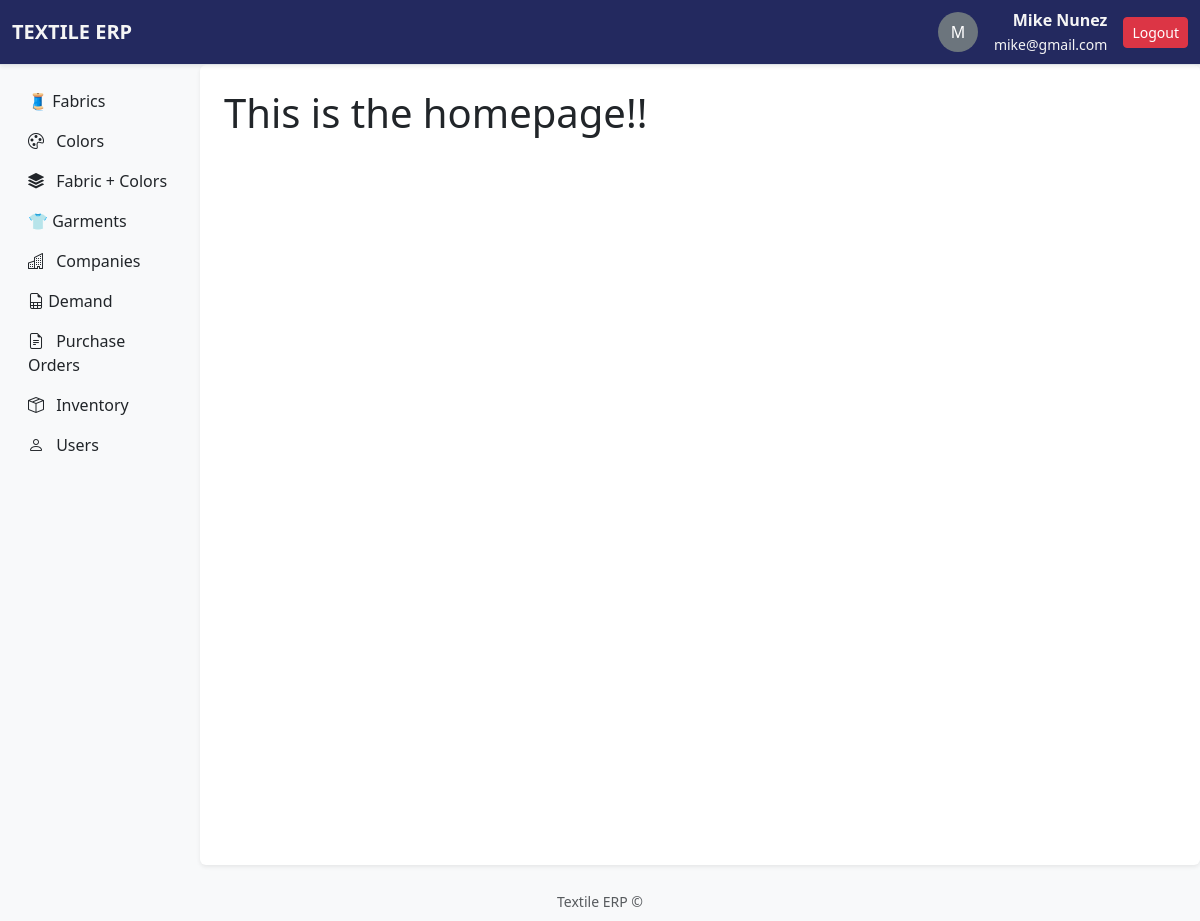
Screenshot of / (signed in) with the database file from the repository.
### apps/users/models.py (models this page shows, shortened)
class CustomUser(AbstractUser):
    username = None
    email = models.EmailField(unique=True)
    USERNAME_FIELD = "email"   # login is with email
    REQUIRED_FIELDS = []       #
    objects = CustomUserManager()  # use manager

### apps/home/views.py (the view)
# urls.py: 2. Add a URL to urlpatterns:  path('', views.home, name='home')
@never_cache
@login_required
def home(request):
    return render(request, "home/home.html", {})

### apps/home/templates/home/home.html (shortened to what this page needs)
{% extends 'base.html'%}
{% block content %}
<h1>This is the homepage!!</h1>
{% endblock %}

### templates/base.html (shortened to what this page needs)
{% load static %}
<!DOCTYPE html>
<html lang="es">
<head>
  <link href="https://cdn.jsdelivr.net/npm/bootstrap@5.3.2/dist/css/bootstrap.min.css" rel="stylesheet">
  <link rel="stylesheet" href="https://cdn.jsdelivr.net/npm/bootstrap-icons@1.11.3/font/bootstrap-icons.css">
  <link rel="stylesheet" href="{% static 'css/base.css' %}">
</head>
<body class="bg-light">
  <nav class="navbar navbar-expand-lg border-bottom shadow-sm">
    <div class="container-fluid">
      <a class="navbar-brand fw-bold" href="{% url 'home:home' %}">TEXTILE ERP</a>
      <div class="d-flex align-items-center ms-auto">
        {% if user.is_authenticated %}
        <div class="d-flex align-items-center gap-3">
          <div class="rounded-circle bg-secondary text-white d-flex justify-content-center align-items-center"
            style="width:40px; height:40px;">
            {{ user.get_full_name|slice:":1"|upper }}
          </div>
          <div class="text-end">
            <strong>{{ user.get_full_name }}</strong><br>
            <small class="">{{ user.email }}</small>
          </div>
          <form method="post" action="{% url 'users:logout_view' %}">
            <button class="btn btn-danger btn-sm">Logout</button>
          </form>
        </div>
        {% endif %}
      </div>
    </div>
  </nav>
  <div class="container-fluid">
    <div class="row">
      <nav class="col-md-2 d-md-block bg-light sidebar vh-100">
        <div class="list-group list-group-flush mt-3">
          <a href="{% url 'fabrics:fabrics_list' %}"
            class="list-group-item list-group-item-action {% if '/fabrics/' in request.path and not '/fabriccolors/' in request.path %}active{% endif %}">
            🧵 Fabrics
          </a>
          <a href="{% url 'colors:colors_list' %}"
            class="list-group-item list-group-item-action {% if '/colors/' in request.path %}active{% endif %}">
            <i class="bi bi-palette me-2"></i> Colors
          </a>
          <a href="{% url 'fabrics:fabriccolors_list' %}"
            class="list-group-item list-group-item-action {% if '/fabriccolors/' in request.path %}active{% endif %}">
            <i class="bi bi-stack me-2"></i> Fabric + Colors
          </a>
          <a href="{% url 'garments:garments_list' %}"
            class="list-group-item list-group-item-action {% if '/garments/' in request.path %}active{% endif %}">
            👕 Garments
          </a>
          <a href="{% url 'companies:companies_list' %}"
            class="list-group-item list-group-item-action {% if '/companies/' in request.path %}active{% endif %}">
            <i class="bi bi-buildings me-2"></i> Companies
          </a>
          <a href="{% url 'demand:demand_list' %}"
            class="list-group-item list-group-item-action {% if '/demand/' in request.path %}active{% endif %}">
            <i class="bi bi-file-earmark-spreadsheet"></i> Demand
          </a>
          <a href="{% url 'pos:pos_list' %}" class="list-group-item list-group-item-action {% if '/pos/' in request.path %}active{% endif %}">
            <i class="bi bi-file-earmark-text me-2"></i> Purchase Orders
          </a>
          <a href="{% url 'inventory:inventory_list' %}" class="list-group-item list-group-item-action {% if '/inventory/' in request.path %}active{% endif %}">
            <i class="bi bi-box-seam me-2"></i> Inventory
          </a>
          {% if request.user.is_superuser %}
          <a href="{% url 'users:users_list' %}"
            class="list-group-item list-group-item-action {% if '/users/' in request.path %}active{% endif %}">
            <i class="bi bi-person me-2"></i> Users
          </a>
          {% endif %}
        </div>
      </nav>
      <main class="col-md-9 ms-sm-auto col-lg-10 px-md-4 py-4 bg-white shadow-sm rounded">
        {% block content %}{% endblock %}
      </main>
    </div>
  </div>
  <footer class="text-center mt-4 mb-2 text-muted">
    <small>Textile ERP &copy; {{ year }}</small>
  </footer>
</body>
</html>

### static/css/base.css (style rules this page uses)
.list-group-item { color: #212529; background-color: transparent; border: none; }
.navbar { background-color: #23295f; color:whitesmoke; }
.navbar a, .navbar a:hover, .navbar a:active, .navbar a:focus { color:whitesmoke; }

### rows the page displays
CustomUser: get_full_name "M", get_full_name "Mike Nunez", email "mike@gmail.com"
